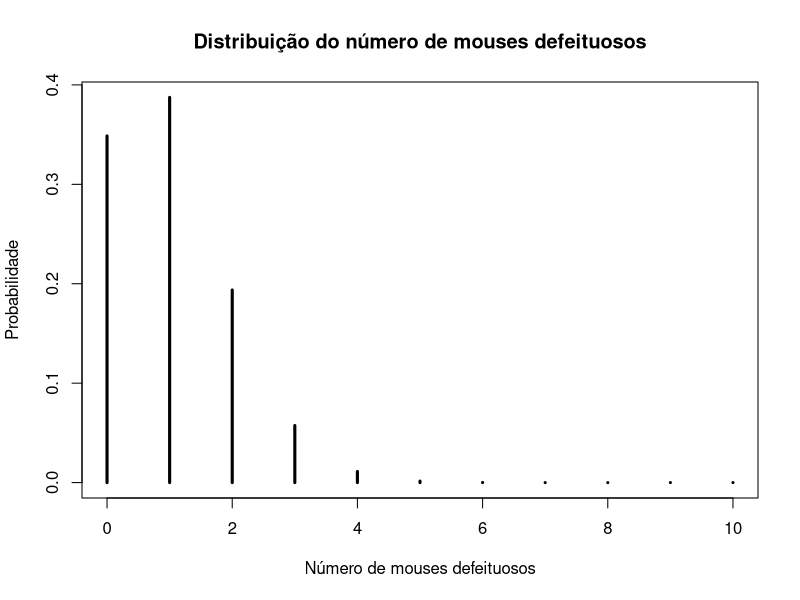

R code for this plot:
p = 0.1
n = 10

# A.1 (exatamente 3 mouses defeituosos)
dbinom(3, n, p)

#A.2 (mais de 2 mouses defeituosos)
1 - pbinom(2, n, p)

#A.3 (até 4 mouses defeituosos)
pbinom(4, n, p)


# B
vetor.probabilidade <- dbinom(0:10, n, p)
vetor.probabilidade

# bônus
plot(
  0:10,
  vetor.probabilidade,
  main = "Distribuição do número de mouses defeituosos",
  xlab = "Número de mouses defeituosos",
  ylab = "Probabilidade",
  type = "h",
  lwd = 3
)

# C
nSamples <- 1000000
count.com.defeito <- 0 
count.sem.defeito <- 0
freq.mouses.defeituosos <- rep(0, 10)
for (i in 1:nSamples)
{
  #sorteia quanto mouses de 10 são defeituosos
  count.com.defeito <- rbinom(1, n, p)
  
  if (count.com.defeito > 0)
  {
    freq.mouses.defeituosos[count.com.defeito] <- freq.mouses.defeituosos[count.com.defeito]+1
  }
  else
  {
    count.sem.defeito <- count.sem.defeito+1
  }
}

# C.1
prob.tres.defeituosos <- freq.mouses.defeituosos[3] / nSamples
print(prob.tres.defeituosos)

# C.2
prob.mais.de.dois.defeituosos <- sum(freq.mouses.defeituosos[3:10]) / nSamples
print(prob.mais.de.dois.defeituosos)

# C.2
prob.no.maximo.quatro.defeituosos <- (count.sem.defeito + sum(freq.mouses.defeituosos[1:4])) / nSamples
print(prob.no.maximo.quatro.defeituosos)
